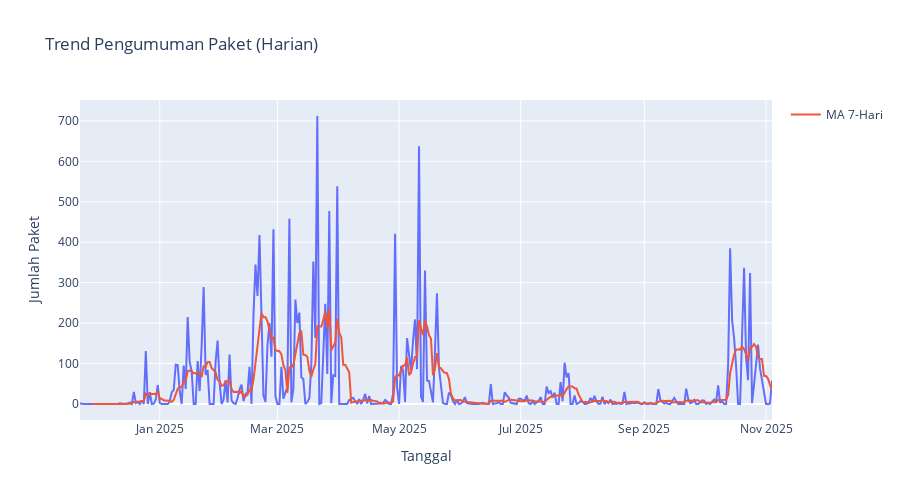

This figure's notebook cell:
### Markdown cell above
### 1.4 Line Chart + Moving Average

### Code cell
daily_counts = df.set_index('tgl_pengumuman_paket').resample('D').size().reset_index(name='jumlah_paket')
daily_counts['ma_7'] = daily_counts['jumlah_paket'].rolling(7).mean()
fig = px.line(daily_counts, x='tgl_pengumuman_paket', y='jumlah_paket', title='Trend Pengumuman Paket (Harian)')
fig.add_scatter(x=daily_counts['tgl_pengumuman_paket'], y=daily_counts['ma_7'], mode='lines', name='MA 7-Hari')
fig.update_layout(xaxis_title='Tanggal', yaxis_title='Jumlah Paket', height=500)
fig.show()

### Figure 1 — Plotly figure (JSON) as saved in the notebook; plotly's stock layout.template omitted (floating-point values rounded to 4 significant figures; data arrays with more than 128 entries replaced by an {"elided": "..."} marker saying what was removed)
{"data": [{"hovertemplate": "tgl_pengumuman_paket=%{x}<br>jumlah_paket=%{y}<extra></extra>", "legendgroup": "", "line": {"color": "#636efa", "dash": "solid"}, "marker": {"symbol": "circle"}, "mode": "lines", "name": "", "orientation": "v", "showlegend": false, "type": "scatter", "x": {"elided": "348 str values"}, "xaxis": "x", "y": {"elided": "348 int values"}, "yaxis": "y"}, {"mode": "lines", "name": "MA 7-Hari", "type": "scatter", "x": {"elided": "348 str values"}, "y": {"elided": "348 float values"}}], "layout": {"height": 500, "legend": {"tracegroupgap": 0}, "title": {"text": "Trend Pengumuman Paket (Harian)"}, "xaxis": {"anchor": "y", "domain": [0, 1], "title": {"text": "Tanggal"}}, "yaxis": {"anchor": "x", "domain": [0, 1], "title": {"text": "Jumlah Paket"}}}}
